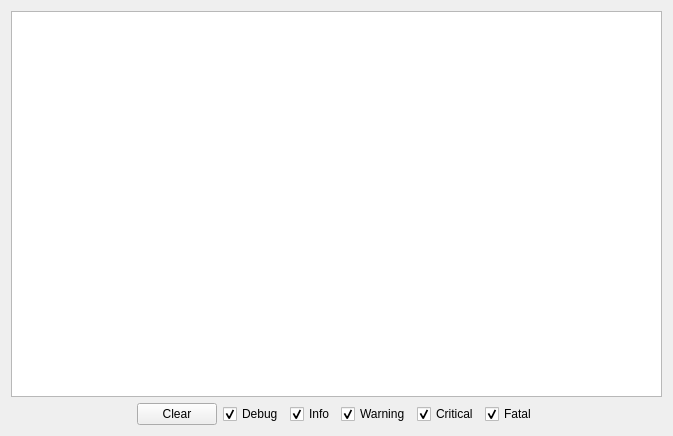
<?xml version="1.0" encoding="UTF-8"?>
<ui version="4.0">
 <class>LogDisplay</class>
 <widget class="QWidget" name="LogDisplay">
  <property name="geometry">
   <rect>
    <x>0</x>
    <y>0</y>
    <width>673</width>
    <height>436</height>
   </rect>
  </property>
  <property name="windowTitle">
   <string>Form</string>
  </property>
  <layout class="QVBoxLayout" name="verticalLayout">
   <item>
    <widget class="QTextEdit" name="textEdit"/>
   </item>
   <item>
    <layout class="QHBoxLayout" name="horizontalLayout">
     <item>
      <spacer name="horizontalSpacer">
       <property name="orientation">
        <enum>Qt::Horizontal</enum>
       </property>
       <property name="sizeHint" stdset="0">
        <size>
         <width>40</width>
         <height>20</height>
        </size>
       </property>
      </spacer>
     </item>
     <item>
      <widget class="QPushButton" name="pushButton_clear">
       <property name="text">
        <string>Clear</string>
       </property>
      </widget>
     </item>
     <item>
      <widget class="QCheckBox" name="checkBox_debug">
       <property name="text">
        <string>Debug</string>
       </property>
       <property name="checked">
        <bool>true</bool>
       </property>
      </widget>
     </item>
     <item>
      <widget class="QCheckBox" name="checkBox_info">
       <property name="text">
        <string>Info</string>
       </property>
       <property name="checked">
        <bool>true</bool>
       </property>
      </widget>
     </item>
     <item>
      <widget class="QCheckBox" name="checkBox_warning">
       <property name="text">
        <string>Warning</string>
       </property>
       <property name="checked">
        <bool>true</bool>
       </property>
      </widget>
     </item>
     <item>
      <widget class="QCheckBox" name="checkBox_critical">
       <property name="text">
        <string>Critical</string>
       </property>
       <property name="checked">
        <bool>true</bool>
       </property>
      </widget>
     </item>
     <item>
      <widget class="QCheckBox" name="checkBox_fatal">
       <property name="text">
        <string>Fatal</string>
       </property>
       <property name="checked">
        <bool>true</bool>
       </property>
      </widget>
     </item>
     <item>
      <spacer name="horizontalSpacer_2">
       <property name="orientation">
        <enum>Qt::Horizontal</enum>
       </property>
       <property name="sizeHint" stdset="0">
        <size>
         <width>40</width>
         <height>20</height>
        </size>
       </property>
      </spacer>
     </item>
    </layout>
   </item>
  </layout>
 </widget>
 <resources/>
 <connections/>
</ui>
